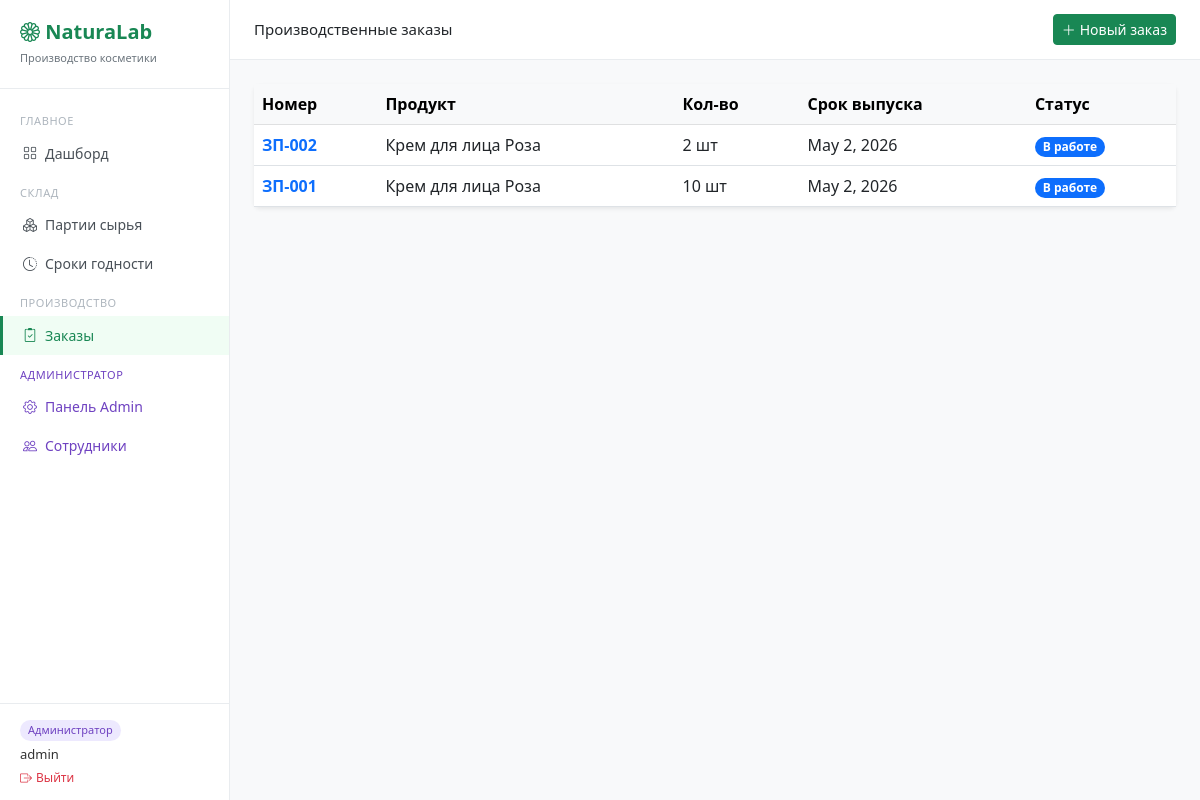
Screenshot of /orders/ (signed in) with the database file from the repository.
### orders/models.py (models this page shows, shortened)
class ProductionOrder(models.Model):
    STATUS_CHOICES = [
        ('draft',       'Черновик'),
        ('pending',     'Ожидание сырья'),
        ('in_progress', 'В работе'),
        ('done',        'Завершён'),
        ('cancelled',   'Отменён'),
    ]
    number     = models.CharField(max_length=20, unique=True, verbose_name='Номер', blank=True)
    product    = models.ForeignKey(Product, on_delete=models.PROTECT, verbose_name='Продукт')
    quantity   = models.PositiveIntegerField(verbose_name='Количество, шт')
    status     = models.CharField(max_length=20, choices=STATUS_CHOICES,
                                  default='draft', verbose_name='Статус')
    due_date   = models.DateField(verbose_name='Срок выпуска')
    created_at = models.DateTimeField(auto_now_add=True)
    created_by = models.ForeignKey('auth.User', on_delete=models.SET_NULL,
                                   null=True, blank=True, verbose_name='Создал')
    notes      = models.TextField(blank=True, verbose_name='Примечания')
    class Meta:
        verbose_name = 'Производственный заказ'
        verbose_name_plural = 'Производственные заказы'
        ordering = ['-created_at']

### products/models.py (models this page shows)
class Product(models.Model):
    name        = models.CharField(max_length=200, verbose_name='Название продукта')
    description = models.TextField(blank=True, verbose_name='Описание')
    class Meta:
        verbose_name = 'Продукт'
        verbose_name_plural = 'Продукты'
    def __str__(self):
        return self.name

### orders/views.py (the view)
# urls.py: path('',              views.order_list,   name='order-list'),
def order_list(request):
    orders = ProductionOrder.objects.all()
    return render(request, 'orders/order_list.html', {'orders': orders})

### templates/orders/order_list.html (shortened to what this page needs)
{% extends 'base.html' %}
{% block page_title %}Производственные заказы{% endblock %}
{% block topbar_actions %}
  <a href="{% url 'order-create' %}" class="btn btn-success btn-sm">
    <i class="bi bi-plus-lg me-1"></i>Новый заказ
  </a>
{% endblock %}
{% block content %}
<div class="card border-0 shadow-sm">
  <div class="card-body p-0">
    <table class="table table-hover mb-0">
      <thead class="table-light">
        <tr><th>Номер</th><th>Продукт</th><th>Кол-во</th><th>Срок выпуска</th><th>Статус</th></tr>
      </thead>
      <tbody>
        {% for order in orders %}
        <tr>
          <td class="fw-bold">
            <a href="{% url 'order-detail' order.pk %}" class="text-decoration-none">
              {{ order.number }}
            </a>
          </td>
          <td>{{ order.product }}</td>
          <td>{{ order.quantity }} шт</td>
          <td>{{ order.due_date }}</td>
          <td>
            <span class="badge rounded-pill
              {% if order.status == 'in_progress' %}bg-primary
              {% elif order.status == 'pending' %}bg-warning text-dark
              {% elif order.status == 'done' %}bg-success
              {% elif order.status == 'cancelled' %}bg-danger
              {% else %}bg-secondary{% endif %}">
              {{ order.get_status_display }}
            </span>
          </td>
        </tr>
        {% empty %}
        <tr><td colspan="5" class="text-center text-muted py-4">Заказов пока нет</td></tr>
        {% endfor %}
      </tbody>
    </table>
  </div>
</div>
{% endblock %}

### templates/base.HTML (shortened to what this page needs)
<!DOCTYPE html>
<html lang="ru">
<head>
  <link href="https://cdn.jsdelivr.net/npm/bootstrap@5.3.0/dist/css/bootstrap.min.css" rel="stylesheet">
  <link href="https://cdn.jsdelivr.net/npm/bootstrap-icons@1.11.0/font/bootstrap-icons.css" rel="stylesheet">
</head>
<body>
<div class="sidebar">
  <div class="logo">
    <h5><i class="bi bi-flower1"></i> NaturaLab</h5>
    <small>Производство косметики</small>
  </div>
  <div style="flex:1;overflow-y:auto">
    <div class="nav-section">ГЛАВНОЕ</div>
    <a href="{% url 'dashboard' %}" class="nav-link {% if request.resolver_match.url_name == 'dashboard' %}active{% endif %}">
      <i class="bi bi-grid me-2"></i>Дашборд
    </a>
    <div class="nav-section">СКЛАД</div>
    <a href="{% url 'batch-list' %}" class="nav-link {% if 'batch' in request.resolver_match.url_name %}active{% endif %}">
      <i class="bi bi-boxes me-2"></i>Партии сырья
    </a>
    <a href="{% url 'expiry-list' %}" class="nav-link {% if request.resolver_match.url_name == 'expiry-list' %}active{% endif %}">
      <i class="bi bi-clock-history me-2"></i>Сроки годности
    </a>
    <div class="nav-section">ПРОИЗВОДСТВО</div>
    <a href="{% url 'order-list' %}" class="nav-link {% if 'order' in request.resolver_match.url_name %}active{% endif %}">
      <i class="bi bi-clipboard2-check me-2"></i>Заказы
    </a>
    {% if request.user.is_superuser %}
<div class="nav-section" style="color:#6f42c1">АДМИНИСТРАТОР</div>
<a href="{% url 'admin:index' %}" class="nav-link admin-link" target="_blank">
  <i class="bi bi-gear me-2"></i>Панель Admin
</a>
<a href="{% url 'user-list' %}" class="nav-link admin-link {% if request.resolver_match.url_name == 'user-list' %}active{% endif %}">
  <i class="bi bi-people me-2"></i>Сотрудники
</a>
{% endif %}
  </div>
  <div style="padding:12px 20px;border-top:1px solid #e9ecef">
    <div style="margin-bottom:4px">
      {% if request.user.is_superuser %}
        <span class="user-badge badge-admin">Администратор</span>
      {% else %}
        <span class="user-badge badge-worker">Сотрудник</span>
      {% endif %}
    </div>
    <div style="font-size:13px;font-weight:500;color:#333">{{ request.user.username }}</div>
    <form method="post" action="{% url 'logout' %}" style="margin:0">
  <button type="submit" style="background:none;border:none;padding:0;font-size:12px;color:#dc3545;cursor:pointer">
    <i class="bi bi-box-arrow-right me-1"></i>Выйти
  </button>
</form>
  </div>
</div>
<div class="topbar">
  <span style="font-size:15px;font-weight:500">{% block page_title %}{% endblock %}</span>
  <div class="d-flex gap-2">
    {% block topbar_actions %}{% endblock %}
  </div>
</div>
<div class="main-content">
  {% block content %}{% endblock %}
</div>
</body>
</html>

### templates/base.HTML (style rules this page uses)
body { background: #f8f9fa; }
.sidebar { min-height: 100vh; background: #fff; border-right: 1px solid #e9ecef; width: 230px; position: fixed; top: 0; left: 0; padding-top: 20px; display: flex; flex-direction: column; }
.sidebar .logo { padding: 0 20px 20px; border-bottom: 1px solid #e9ecef; margin-bottom: 12px; }
.sidebar .logo h5 { margin: 0; font-weight: 600; color: #198754; }
.sidebar .logo small { color: #6c757d; font-size: 11px; }
.sidebar .nav-link { color: #495057; padding: 9px 20px; font-size: 14px; border-left: 3px solid transparent; display: flex; align-items: center; }
.sidebar .nav-link.active { color: #198754; border-left-color: #198754; background: #f0fdf4; font-weight: 500; }
.sidebar .nav-section { font-size: 11px; color: #adb5bd; padding: 12px 20px 4px; letter-spacing: .05em; }
.sidebar .nav-link.admin-link { color: #6f42c1; }
.main-content { margin-left: 230px; padding: 24px; }
.topbar { background: #fff; border-bottom: 1px solid #e9ecef; padding: 14px 24px; margin-left: 230px; display: flex; align-items: center; justify-content: space-between; }
.user-badge { display: inline-block; padding: 2px 8px; border-radius: 99px; font-size: 11px; font-weight: 500; }
.badge-admin { background: #ede9fe; color: #6f42c1; }

### rows the page displays
ProductionOrder: number "ЗП-002", product "Крем для лица Роза", quantity "2", due_date "May 2, 2026", status "В работе"
ProductionOrder: number "ЗП-001", product "Крем для лица Роза", quantity "10", due_date "May 2, 2026", status "В работе"

### other values shown
{{ request.user.username }} "admin"
